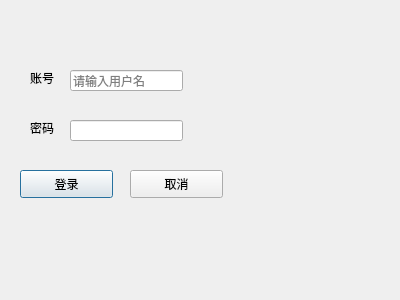
<?xml version="1.0" encoding="UTF-8"?>
<ui version="4.0">
 <class>dialog</class>
 <widget class="QDialog" name="dialog">
  <property name="geometry">
   <rect>
    <x>0</x>
    <y>0</y>
    <width>400</width>
    <height>300</height>
   </rect>
  </property>
  <property name="contextMenuPolicy">
   <enum>Qt::NoContextMenu</enum>
  </property>
  <property name="windowTitle">
   <string>小麦布局</string>
  </property>
  <property name="whatsThis">
   <string notr="true"/>
  </property>
  <property name="sizeGripEnabled">
   <bool>false</bool>
  </property>
  <widget class="QLabel" name="label">
   <property name="geometry">
    <rect>
     <x>30</x>
     <y>70</y>
     <width>72</width>
     <height>15</height>
    </rect>
   </property>
   <property name="text">
    <string>账号</string>
   </property>
  </widget>
  <widget class="QLabel" name="label_2">
   <property name="geometry">
    <rect>
     <x>30</x>
     <y>120</y>
     <width>72</width>
     <height>15</height>
    </rect>
   </property>
   <property name="text">
    <string>密码</string>
   </property>
  </widget>
  <widget class="QLineEdit" name="lineEdit">
   <property name="geometry">
    <rect>
     <x>70</x>
     <y>70</y>
     <width>113</width>
     <height>21</height>
    </rect>
   </property>
   <property name="inputMask">
    <string/>
   </property>
   <property name="frame">
    <bool>true</bool>
   </property>
   <property name="placeholderText">
    <string>请输入用户名</string>
   </property>
  </widget>
  <widget class="QLineEdit" name="lineEdit_2">
   <property name="geometry">
    <rect>
     <x>70</x>
     <y>120</y>
     <width>113</width>
     <height>21</height>
    </rect>
   </property>
   <property name="text">
    <string/>
   </property>
   <property name="echoMode">
    <enum>QLineEdit::Password</enum>
   </property>
  </widget>
  <widget class="QPushButton" name="pushButton">
   <property name="geometry">
    <rect>
     <x>20</x>
     <y>170</y>
     <width>93</width>
     <height>28</height>
    </rect>
   </property>
   <property name="text">
    <string>登录</string>
   </property>
  </widget>
  <widget class="QPushButton" name="pushButton_2">
   <property name="geometry">
    <rect>
     <x>130</x>
     <y>170</y>
     <width>93</width>
     <height>28</height>
    </rect>
   </property>
   <property name="text">
    <string>取消</string>
   </property>
  </widget>
 </widget>
 <resources/>
 <connections/>
</ui>
